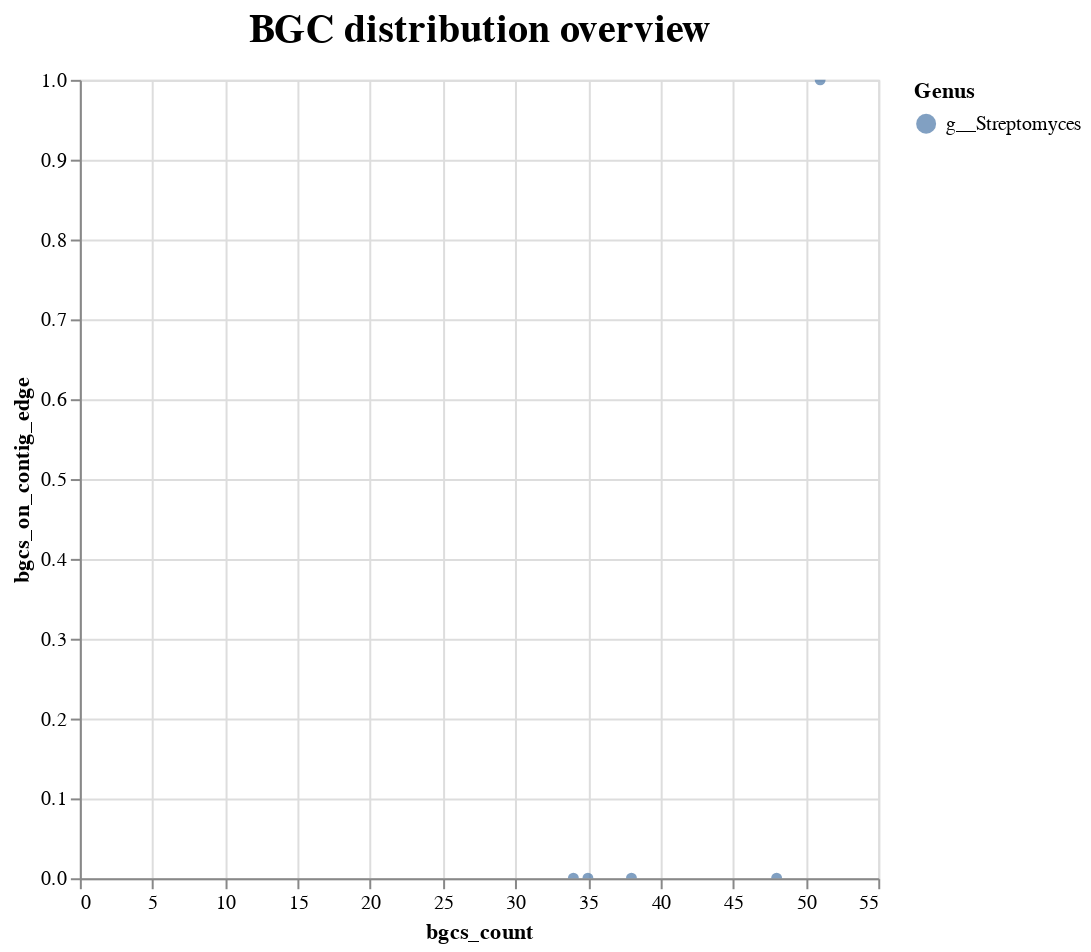

Notebook code for this chart:
### Code cell
source = df_raw

chart = alt.Chart(source).mark_circle().encode(
    x = 'bgcs_count',
    y = 'bgcs_on_contig_edge',
    color='Genus',
    tooltip=['genome_id', 'bgcs_count', 'bgcs_on_contig_edge', 'protoclusters_count', 'cand_clusters_count']
).properties(
    width=400,
    height=400,
    title = "BGC distribution overview",
).interactive()

chart = chart.configure_title(fontSize=20, offset=10, orient='top', anchor='middle')

chart
